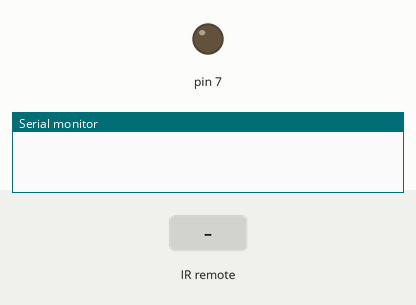
Simulated run of this sketch. Board: Arduino Uno, built with avr-gcc and run on an emulated ATmega328P. Parts: output pins drawn as LEDs (lit = HIGH), the last lines printed to the serial monitor. The inputs (shaded band) are chosen by the test bench.

Above: at 1.2 s.
1.3 s: infrared code 0x16 received
At 2.5 s:
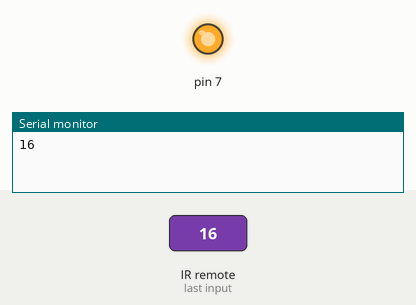
2.8 s: infrared code 0x0C received
At 3.6 s:
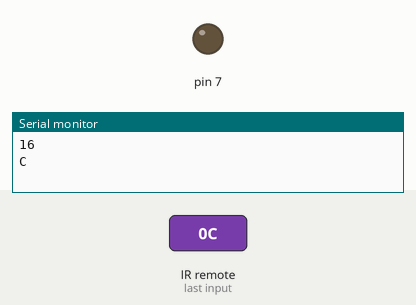
Timing chart, 0 to 5.8 s (numbered marks = the images above; inputs shaded):
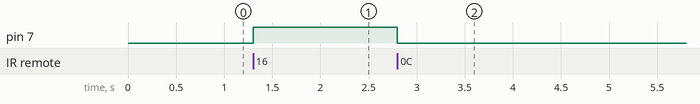

Measured:
- after the input at 1.3 s, pin 7: LOW → HIGH at once
- after the input at 2.8 s, pin 7: HIGH → LOW at once

The sketch:

IR_REMOTE.ino
```cpp
#include <IRremote.hpp>
const uint8_t IR {40U};
const uint8_t LED {7U};
class IRrecv irrecv(IR);
class decode_results result; // 디폴트 생성자

void setup() {
  // put your setup code here, to run once:
  Serial.begin(115200UL);
  pinMode(LED, OUTPUT);
  irrecv.begin(IR, LED); //13번 핀을 출력용으로 사용

}

void loop() {
  // put your main code here, to run repeatedly:
  if(irrecv.decode()){ // 리모트 동작 감지
  uint8_t data = irrecv.decodedIRData.command;
  Serial.println(data, HEX); // 16진수로 출력  0x16 = 0, 0x0C = 1
  switch(data){
    case 0x16:
      digitalWrite(LED,HIGH);
      break;
    case 0x0C:
      digitalWrite(LED,LOW);
      break;
  }
  irrecv.resume();
  irrecv.start(10);
    }
  }
```
